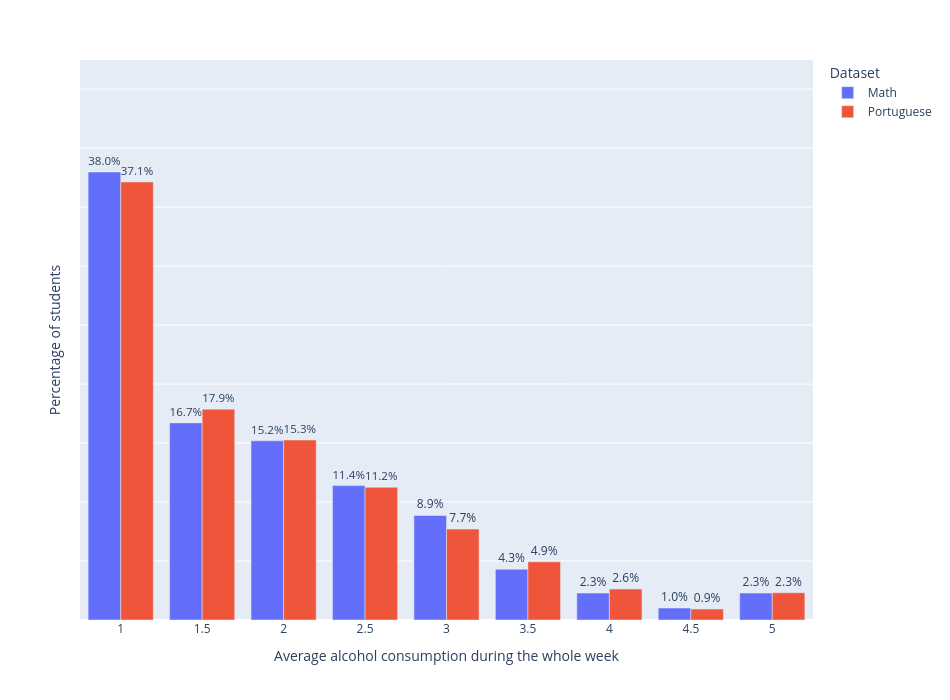

The cell this chart's notebook holds for it:
### Markdown cell above
## Alcohol Consumption Intensity
The first argument supports the perspective that having a balanced lifestyle can improve students’ academic performance by reducing harmful behaviors such as excessive alcohol consumption. The article from https://doi.org/10.1016/j.jpubeco.2010.08.008 shows that higher alcohol consumption is associated with lower student achievement, especially among high-performing students.

### Code cell
#| class: col-page-right

%run ../plots/alcohol_consumption_plot1.ipynb

### Figure 1 — Plotly figure (JSON) as saved in the notebook; plotly's stock layout.template omitted (floating-point values rounded to 4 significant figures)
{"data": [{"alignmentgroup": "True", "hovertemplate": "Dataset=Math<br>Average alcohol consumption during the whole week=%{x}<br>Percentage of students=%{text}<extra></extra>", "legendgroup": "Math", "marker": {"color": "#636efa", "pattern": {"shape": ""}}, "name": "Math", "offsetgroup": "Math", "orientation": "v", "showlegend": true, "text": [0.3797, 0.1671, 0.1519, 0.1139, 0.08861, 0.04304, 0.02278, 0.01013, 0.02278], "textposition": "outside", "texttemplate": "%{y:.1%}", "type": "bar", "x": [1.0, 1.5, 2.0, 2.5, 3.0, 3.5, 4.0, 4.5, 5.0], "xaxis": "x", "y": [0.3797, 0.1671, 0.1519, 0.1139, 0.08861, 0.04304, 0.02278, 0.01013, 0.02278], "yaxis": "y"}, {"alignmentgroup": "True", "hovertemplate": "Dataset=Portuguese<br>Average alcohol consumption during the whole week=%{x}<br>Percentage of students=%{text}<extra></extra>", "legendgroup": "Portuguese", "marker": {"color": "#EF553B", "pattern": {"shape": ""}}, "name": "Portuguese", "offsetgroup": "Portuguese", "orientation": "v", "showlegend": true, "text": [0.3713, 0.1787, 0.1525, 0.1125, 0.07704, 0.04931, 0.02619, 0.009245, 0.02311], "textposition": "outside", "texttemplate": "%{y:.1%}", "type": "bar", "x": [1.0, 1.5, 2.0, 2.5, 3.0, 3.5, 4.0, 4.5, 5.0], "xaxis": "x", "y": [0.3713, 0.1787, 0.1525, 0.1125, 0.07704, 0.04931, 0.02619, 0.009245, 0.02311], "yaxis": "y"}], "layout": {"barmode": "group", "height": 700, "legend": {"title": {"text": "Dataset"}, "tracegroupgap": 0}, "margin": {"t": 60}, "width": 950, "xaxis": {"anchor": "y", "domain": [0, 1], "title": {"text": "Average alcohol consumption during the whole week"}}, "yaxis": {"anchor": "x", "domain": [0, 1], "range": [0, 0.4747], "showticklabels": false, "title": {"text": "Percentage of students"}}}}
